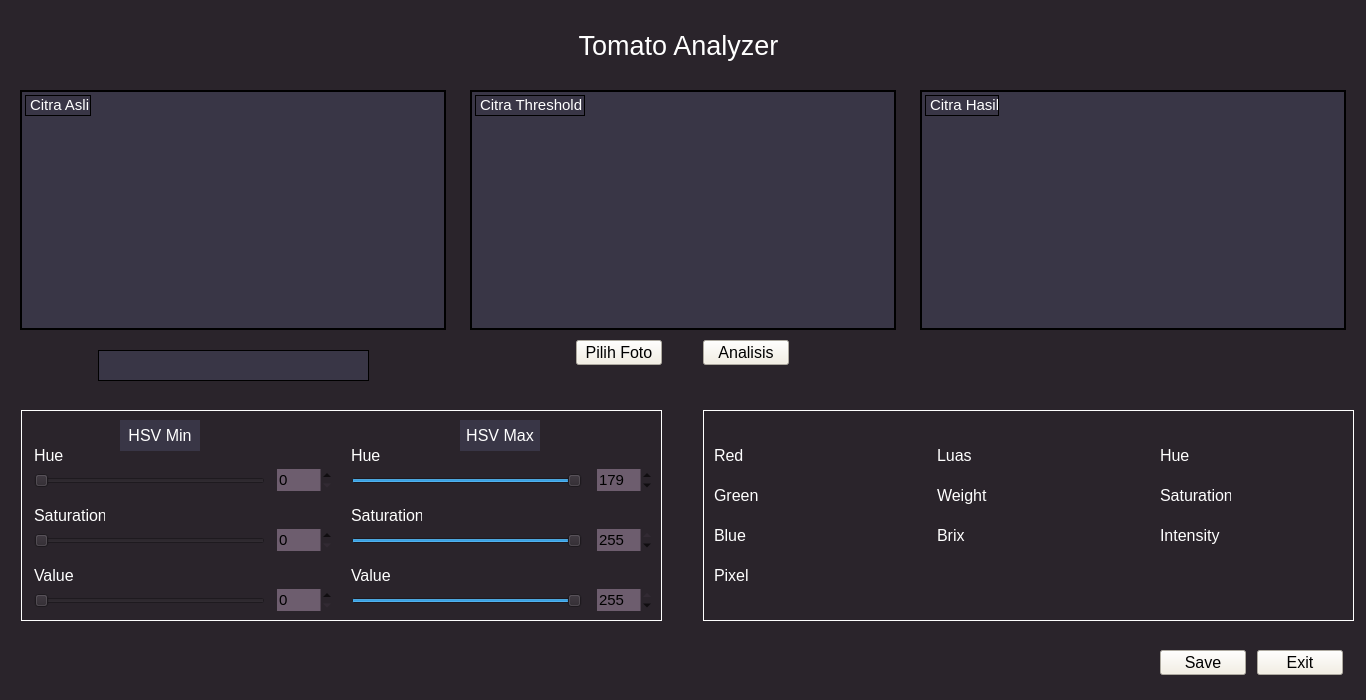
<?xml version="1.0" encoding="UTF-8"?>
<ui version="4.0">
 <class>MainWindow</class>
 <widget class="QMainWindow" name="MainWindow">
  <property name="geometry">
   <rect>
    <x>0</x>
    <y>0</y>
    <width>1366</width>
    <height>700</height>
   </rect>
  </property>
  <property name="windowTitle">
   <string>MainWindow</string>
  </property>
  <property name="styleSheet">
   <string notr="true">background-color: rgb(42, 36, 43);</string>
  </property>
  <widget class="QWidget" name="centralwidget">
   <property name="font">
    <font>
     <family>Tahoma</family>
     <pointsize>12</pointsize>
    </font>
   </property>
   <widget class="QPushButton" name="Analisis">
    <property name="geometry">
     <rect>
      <x>703</x>
      <y>340</y>
      <width>86</width>
      <height>25</height>
     </rect>
    </property>
    <property name="font">
     <font>
      <family>Tahoma</family>
      <pointsize>12</pointsize>
     </font>
    </property>
    <property name="autoFillBackground">
     <bool>false</bool>
    </property>
    <property name="styleSheet">
     <string notr="true">background-color: rgb(244, 238, 224);</string>
    </property>
    <property name="text">
     <string>Analisis</string>
    </property>
    <property name="autoDefault">
     <bool>true</bool>
    </property>
    <property name="default">
     <bool>false</bool>
    </property>
    <property name="flat">
     <bool>false</bool>
    </property>
   </widget>
   <widget class="QPushButton" name="Keluar">
    <property name="geometry">
     <rect>
      <x>1257</x>
      <y>650</y>
      <width>86</width>
      <height>25</height>
     </rect>
    </property>
    <property name="font">
     <font>
      <family>Tahoma</family>
      <pointsize>12</pointsize>
     </font>
    </property>
    <property name="autoFillBackground">
     <bool>false</bool>
    </property>
    <property name="styleSheet">
     <string notr="true">background-color: rgb(244, 238, 224);</string>
    </property>
    <property name="text">
     <string>Exit</string>
    </property>
   </widget>
   <widget class="QPushButton" name="OpenFile">
    <property name="geometry">
     <rect>
      <x>576</x>
      <y>340</y>
      <width>86</width>
      <height>25</height>
     </rect>
    </property>
    <property name="font">
     <font>
      <family>Tahoma</family>
      <pointsize>12</pointsize>
     </font>
    </property>
    <property name="autoFillBackground">
     <bool>false</bool>
    </property>
    <property name="styleSheet">
     <string notr="true">background-color: rgb(244, 238, 224);</string>
    </property>
    <property name="text">
     <string>Pilih Foto</string>
    </property>
    <property name="autoDefault">
     <bool>true</bool>
    </property>
    <property name="default">
     <bool>false</bool>
    </property>
    <property name="flat">
     <bool>false</bool>
    </property>
   </widget>
   <widget class="QLabel" name="FotoAwal">
    <property name="geometry">
     <rect>
      <x>20</x>
      <y>90</y>
      <width>426</width>
      <height>240</height>
     </rect>
    </property>
    <property name="autoFillBackground">
     <bool>false</bool>
    </property>
    <property name="styleSheet">
     <string notr="true">background-color: rgb(57, 54, 70);</string>
    </property>
    <property name="frameShape">
     <enum>QFrame::Box</enum>
    </property>
    <property name="frameShadow">
     <enum>QFrame::Plain</enum>
    </property>
    <property name="lineWidth">
     <number>2</number>
    </property>
    <property name="text">
     <string/>
    </property>
    <property name="scaledContents">
     <bool>true</bool>
    </property>
   </widget>
   <widget class="QLabel" name="FotoAkhir">
    <property name="geometry">
     <rect>
      <x>920</x>
      <y>90</y>
      <width>426</width>
      <height>240</height>
     </rect>
    </property>
    <property name="autoFillBackground">
     <bool>false</bool>
    </property>
    <property name="styleSheet">
     <string notr="true">background-color: rgb(57, 54, 70);</string>
    </property>
    <property name="frameShape">
     <enum>QFrame::Box</enum>
    </property>
    <property name="frameShadow">
     <enum>QFrame::Plain</enum>
    </property>
    <property name="lineWidth">
     <number>2</number>
    </property>
    <property name="text">
     <string/>
    </property>
    <property name="scaledContents">
     <bool>true</bool>
    </property>
   </widget>
   <widget class="QLabel" name="Judul">
    <property name="geometry">
     <rect>
      <x>578</x>
      <y>30</y>
      <width>201</width>
      <height>31</height>
     </rect>
    </property>
    <property name="font">
     <font>
      <family>Tahoma</family>
      <pointsize>20</pointsize>
     </font>
    </property>
    <property name="autoFillBackground">
     <bool>false</bool>
    </property>
    <property name="styleSheet">
     <string notr="true"/>
    </property>
    <property name="frameShape">
     <enum>QFrame::NoFrame</enum>
    </property>
    <property name="text">
     <string>&lt;html&gt;&lt;head/&gt;&lt;body&gt;&lt;p&gt;&lt;span style=&quot; color:#ffffff;&quot;&gt;Tomato Analyzer&lt;/span&gt;&lt;/p&gt;&lt;/body&gt;&lt;/html&gt;</string>
    </property>
    <property name="alignment">
     <set>Qt::AlignCenter</set>
    </property>
   </widget>
   <widget class="QLabel" name="label_GambarAwal">
    <property name="geometry">
     <rect>
      <x>25</x>
      <y>95</y>
      <width>66</width>
      <height>21</height>
     </rect>
    </property>
    <property name="font">
     <font>
      <family>Tahoma</family>
      <pointsize>11</pointsize>
     </font>
    </property>
    <property name="styleSheet">
     <string notr="true">background-color: rgb(57, 54, 70);</string>
    </property>
    <property name="frameShape">
     <enum>QFrame::Box</enum>
    </property>
    <property name="text">
     <string>&lt;html&gt;&lt;head/&gt;&lt;body&gt;&lt;p&gt;&lt;span style=&quot; color:#ffffff;&quot;&gt;Citra Asli&lt;/span&gt;&lt;/p&gt;&lt;/body&gt;&lt;/html&gt;</string>
    </property>
   </widget>
   <widget class="QLabel" name="label_FotoAkhir">
    <property name="geometry">
     <rect>
      <x>925</x>
      <y>95</y>
      <width>74</width>
      <height>21</height>
     </rect>
    </property>
    <property name="font">
     <font>
      <family>Tahoma</family>
      <pointsize>11</pointsize>
     </font>
    </property>
    <property name="styleSheet">
     <string notr="true">background-color: rgb(57, 54, 70);</string>
    </property>
    <property name="frameShape">
     <enum>QFrame::Box</enum>
    </property>
    <property name="text">
     <string>&lt;html&gt;&lt;head/&gt;&lt;body&gt;&lt;p&gt;&lt;span style=&quot; color:#ffffff;&quot;&gt;Citra Hasil&lt;/span&gt;&lt;/p&gt;&lt;/body&gt;&lt;/html&gt;</string>
    </property>
   </widget>
   <widget class="QLabel" name="label_red">
    <property name="geometry">
     <rect>
      <x>714</x>
      <y>440</y>
      <width>71</width>
      <height>31</height>
     </rect>
    </property>
    <property name="font">
     <font>
      <family>Tahoma</family>
      <pointsize>12</pointsize>
     </font>
    </property>
    <property name="styleSheet">
     <string notr="true"/>
    </property>
    <property name="frameShape">
     <enum>QFrame::NoFrame</enum>
    </property>
    <property name="text">
     <string>&lt;html&gt;&lt;head/&gt;&lt;body&gt;&lt;p&gt;&lt;span style=&quot; color:#ffffff;&quot;&gt;Red&lt;/span&gt;&lt;/p&gt;&lt;/body&gt;&lt;/html&gt;</string>
    </property>
   </widget>
   <widget class="QLabel" name="label_green">
    <property name="geometry">
     <rect>
      <x>714</x>
      <y>480</y>
      <width>71</width>
      <height>31</height>
     </rect>
    </property>
    <property name="font">
     <font>
      <family>Tahoma</family>
      <pointsize>12</pointsize>
     </font>
    </property>
    <property name="styleSheet">
     <string notr="true"/>
    </property>
    <property name="frameShape">
     <enum>QFrame::NoFrame</enum>
    </property>
    <property name="text">
     <string>&lt;html&gt;&lt;head/&gt;&lt;body&gt;&lt;p&gt;&lt;span style=&quot; color:#ffffff;&quot;&gt;Green&lt;/span&gt;&lt;/p&gt;&lt;/body&gt;&lt;/html&gt;</string>
    </property>
    <property name="alignment">
     <set>Qt::AlignJustify|Qt::AlignVCenter</set>
    </property>
   </widget>
   <widget class="QLabel" name="label_blue">
    <property name="geometry">
     <rect>
      <x>714</x>
      <y>560</y>
      <width>71</width>
      <height>31</height>
     </rect>
    </property>
    <property name="font">
     <font>
      <family>Tahoma</family>
      <pointsize>12</pointsize>
     </font>
    </property>
    <property name="styleSheet">
     <string notr="true"/>
    </property>
    <property name="frameShape">
     <enum>QFrame::NoFrame</enum>
    </property>
    <property name="text">
     <string>&lt;html&gt;&lt;head/&gt;&lt;body&gt;&lt;p&gt;&lt;span style=&quot; color:#ffffff;&quot;&gt;Pixel&lt;/span&gt;&lt;/p&gt;&lt;/body&gt;&lt;/html&gt;</string>
    </property>
   </widget>
   <widget class="QLabel" name="label_pixel">
    <property name="geometry">
     <rect>
      <x>714</x>
      <y>520</y>
      <width>71</width>
      <height>31</height>
     </rect>
    </property>
    <property name="font">
     <font>
      <family>Tahoma</family>
      <pointsize>12</pointsize>
     </font>
    </property>
    <property name="styleSheet">
     <string notr="true"/>
    </property>
    <property name="frameShape">
     <enum>QFrame::NoFrame</enum>
    </property>
    <property name="text">
     <string>&lt;html&gt;&lt;head/&gt;&lt;body&gt;&lt;p&gt;&lt;span style=&quot; color:#ffffff;&quot;&gt;Blue&lt;/span&gt;&lt;/p&gt;&lt;/body&gt;&lt;/html&gt;</string>
    </property>
   </widget>
   <widget class="QLabel" name="label_area">
    <property name="geometry">
     <rect>
      <x>937</x>
      <y>440</y>
      <width>71</width>
      <height>31</height>
     </rect>
    </property>
    <property name="font">
     <font>
      <family>Tahoma</family>
      <pointsize>12</pointsize>
     </font>
    </property>
    <property name="styleSheet">
     <string notr="true"/>
    </property>
    <property name="frameShape">
     <enum>QFrame::NoFrame</enum>
    </property>
    <property name="text">
     <string>&lt;html&gt;&lt;head/&gt;&lt;body&gt;&lt;p&gt;&lt;span style=&quot; color:#ffffff;&quot;&gt;Luas&lt;/span&gt;&lt;/p&gt;&lt;/body&gt;&lt;/html&gt;</string>
    </property>
   </widget>
   <widget class="QLabel" name="label_weight">
    <property name="geometry">
     <rect>
      <x>937</x>
      <y>480</y>
      <width>71</width>
      <height>31</height>
     </rect>
    </property>
    <property name="font">
     <font>
      <family>Tahoma</family>
      <pointsize>12</pointsize>
     </font>
    </property>
    <property name="styleSheet">
     <string notr="true"/>
    </property>
    <property name="frameShape">
     <enum>QFrame::NoFrame</enum>
    </property>
    <property name="text">
     <string>&lt;html&gt;&lt;head/&gt;&lt;body&gt;&lt;p&gt;&lt;span style=&quot; color:#ffffff;&quot;&gt;Weight&lt;/span&gt;&lt;/p&gt;&lt;/body&gt;&lt;/html&gt;</string>
    </property>
   </widget>
   <widget class="QLabel" name="label_brix">
    <property name="geometry">
     <rect>
      <x>937</x>
      <y>520</y>
      <width>71</width>
      <height>31</height>
     </rect>
    </property>
    <property name="font">
     <font>
      <family>Tahoma</family>
      <pointsize>12</pointsize>
     </font>
    </property>
    <property name="styleSheet">
     <string notr="true"/>
    </property>
    <property name="frameShape">
     <enum>QFrame::NoFrame</enum>
    </property>
    <property name="text">
     <string>&lt;html&gt;&lt;head/&gt;&lt;body&gt;&lt;p&gt;&lt;span style=&quot; color:#ffffff;&quot;&gt;Brix&lt;/span&gt;&lt;/p&gt;&lt;/body&gt;&lt;/html&gt;</string>
    </property>
   </widget>
   <widget class="QTextEdit" name="nilai_red">
    <property name="geometry">
     <rect>
      <x>795</x>
      <y>440</y>
      <width>100</width>
      <height>31</height>
     </rect>
    </property>
    <property name="font">
     <font>
      <family>Tahoma</family>
      <pointsize>12</pointsize>
     </font>
    </property>
    <property name="styleSheet">
     <string notr="true"/>
    </property>
    <property name="frameShape">
     <enum>QFrame::NoFrame</enum>
    </property>
    <property name="frameShadow">
     <enum>QFrame::Plain</enum>
    </property>
   </widget>
   <widget class="QTextEdit" name="nilai_green">
    <property name="geometry">
     <rect>
      <x>795</x>
      <y>480</y>
      <width>100</width>
      <height>31</height>
     </rect>
    </property>
    <property name="font">
     <font>
      <family>Tahoma</family>
      <pointsize>12</pointsize>
     </font>
    </property>
    <property name="styleSheet">
     <string notr="true"/>
    </property>
    <property name="frameShape">
     <enum>QFrame::NoFrame</enum>
    </property>
    <property name="frameShadow">
     <enum>QFrame::Plain</enum>
    </property>
   </widget>
   <widget class="QTextEdit" name="nilai_blue">
    <property name="geometry">
     <rect>
      <x>795</x>
      <y>520</y>
      <width>100</width>
      <height>31</height>
     </rect>
    </property>
    <property name="font">
     <font>
      <family>Tahoma</family>
      <pointsize>12</pointsize>
     </font>
    </property>
    <property name="styleSheet">
     <string notr="true"/>
    </property>
    <property name="frameShape">
     <enum>QFrame::NoFrame</enum>
    </property>
    <property name="frameShadow">
     <enum>QFrame::Plain</enum>
    </property>
   </widget>
   <widget class="QTextEdit" name="nilai_pixel">
    <property name="geometry">
     <rect>
      <x>795</x>
      <y>560</y>
      <width>100</width>
      <height>31</height>
     </rect>
    </property>
    <property name="font">
     <font>
      <family>Tahoma</family>
      <pointsize>12</pointsize>
     </font>
    </property>
    <property name="styleSheet">
     <string notr="true"/>
    </property>
    <property name="frameShape">
     <enum>QFrame::NoFrame</enum>
    </property>
    <property name="frameShadow">
     <enum>QFrame::Plain</enum>
    </property>
   </widget>
   <widget class="QTextEdit" name="nilai_area">
    <property name="geometry">
     <rect>
      <x>1018</x>
      <y>440</y>
      <width>131</width>
      <height>31</height>
     </rect>
    </property>
    <property name="font">
     <font>
      <family>Tahoma</family>
      <pointsize>12</pointsize>
     </font>
    </property>
    <property name="styleSheet">
     <string notr="true"/>
    </property>
    <property name="frameShape">
     <enum>QFrame::NoFrame</enum>
    </property>
    <property name="frameShadow">
     <enum>QFrame::Plain</enum>
    </property>
   </widget>
   <widget class="QTextEdit" name="nilai_weight">
    <property name="geometry">
     <rect>
      <x>1018</x>
      <y>480</y>
      <width>131</width>
      <height>31</height>
     </rect>
    </property>
    <property name="font">
     <font>
      <family>Tahoma</family>
      <pointsize>12</pointsize>
     </font>
    </property>
    <property name="styleSheet">
     <string notr="true"/>
    </property>
    <property name="frameShape">
     <enum>QFrame::NoFrame</enum>
    </property>
    <property name="frameShadow">
     <enum>QFrame::Plain</enum>
    </property>
   </widget>
   <widget class="QTextEdit" name="nilai_brix">
    <property name="geometry">
     <rect>
      <x>1018</x>
      <y>520</y>
      <width>100</width>
      <height>31</height>
     </rect>
    </property>
    <property name="font">
     <font>
      <family>Tahoma</family>
      <pointsize>12</pointsize>
     </font>
    </property>
    <property name="styleSheet">
     <string notr="true"/>
    </property>
    <property name="frameShape">
     <enum>QFrame::NoFrame</enum>
    </property>
    <property name="frameShadow">
     <enum>QFrame::Plain</enum>
    </property>
   </widget>
   <widget class="QSlider" name="slider_HMin">
    <property name="geometry">
     <rect>
      <x>34</x>
      <y>470</y>
      <width>231</width>
      <height>22</height>
     </rect>
    </property>
    <property name="maximum">
     <number>179</number>
    </property>
    <property name="orientation">
     <enum>Qt::Horizontal</enum>
    </property>
   </widget>
   <widget class="QSlider" name="slider_SMin">
    <property name="geometry">
     <rect>
      <x>34</x>
      <y>530</y>
      <width>231</width>
      <height>22</height>
     </rect>
    </property>
    <property name="maximum">
     <number>255</number>
    </property>
    <property name="orientation">
     <enum>Qt::Horizontal</enum>
    </property>
   </widget>
   <widget class="QLabel" name="label_hMin">
    <property name="geometry">
     <rect>
      <x>34</x>
      <y>445</y>
      <width>71</width>
      <height>21</height>
     </rect>
    </property>
    <property name="font">
     <font>
      <family>Tahoma</family>
      <pointsize>12</pointsize>
     </font>
    </property>
    <property name="styleSheet">
     <string notr="true"/>
    </property>
    <property name="frameShape">
     <enum>QFrame::NoFrame</enum>
    </property>
    <property name="text">
     <string>&lt;html&gt;&lt;head/&gt;&lt;body&gt;&lt;p&gt;&lt;span style=&quot; color:#ffffff;&quot;&gt;Hue&lt;/span&gt;&lt;/p&gt;&lt;/body&gt;&lt;/html&gt;</string>
    </property>
   </widget>
   <widget class="QLabel" name="label_sMin">
    <property name="geometry">
     <rect>
      <x>34</x>
      <y>505</y>
      <width>71</width>
      <height>21</height>
     </rect>
    </property>
    <property name="font">
     <font>
      <family>Tahoma</family>
      <pointsize>12</pointsize>
     </font>
    </property>
    <property name="styleSheet">
     <string notr="true"/>
    </property>
    <property name="frameShape">
     <enum>QFrame::NoFrame</enum>
    </property>
    <property name="text">
     <string>&lt;html&gt;&lt;head/&gt;&lt;body&gt;&lt;p&gt;&lt;span style=&quot; color:#ffffff;&quot;&gt;Saturation&lt;/span&gt;&lt;/p&gt;&lt;/body&gt;&lt;/html&gt;</string>
    </property>
   </widget>
   <widget class="QLabel" name="label_saturation">
    <property name="geometry">
     <rect>
      <x>1160</x>
      <y>480</y>
      <width>71</width>
      <height>31</height>
     </rect>
    </property>
    <property name="font">
     <font>
      <family>Tahoma</family>
      <pointsize>12</pointsize>
     </font>
    </property>
    <property name="styleSheet">
     <string notr="true"/>
    </property>
    <property name="frameShape">
     <enum>QFrame::NoFrame</enum>
    </property>
    <property name="text">
     <string>&lt;html&gt;&lt;head/&gt;&lt;body&gt;&lt;p&gt;&lt;span style=&quot; color:#ffffff;&quot;&gt;Saturation&lt;/span&gt;&lt;/p&gt;&lt;/body&gt;&lt;/html&gt;</string>
    </property>
   </widget>
   <widget class="QTextEdit" name="nilai_hue">
    <property name="geometry">
     <rect>
      <x>1241</x>
      <y>440</y>
      <width>100</width>
      <height>31</height>
     </rect>
    </property>
    <property name="font">
     <font>
      <family>Tahoma</family>
      <pointsize>12</pointsize>
     </font>
    </property>
    <property name="styleSheet">
     <string notr="true"/>
    </property>
    <property name="frameShape">
     <enum>QFrame::NoFrame</enum>
    </property>
    <property name="frameShadow">
     <enum>QFrame::Plain</enum>
    </property>
   </widget>
   <widget class="QLabel" name="label_Hue">
    <property name="geometry">
     <rect>
      <x>1160</x>
      <y>440</y>
      <width>71</width>
      <height>31</height>
     </rect>
    </property>
    <property name="font">
     <font>
      <family>Tahoma</family>
      <pointsize>12</pointsize>
     </font>
    </property>
    <property name="styleSheet">
     <string notr="true"/>
    </property>
    <property name="frameShape">
     <enum>QFrame::NoFrame</enum>
    </property>
    <property name="text">
     <string>&lt;html&gt;&lt;head/&gt;&lt;body&gt;&lt;p&gt;&lt;span style=&quot; color:#ffffff;&quot;&gt;Hue&lt;/span&gt;&lt;/p&gt;&lt;/body&gt;&lt;/html&gt;</string>
    </property>
   </widget>
   <widget class="QTextEdit" name="nilai_intensity">
    <property name="geometry">
     <rect>
      <x>1241</x>
      <y>520</y>
      <width>100</width>
      <height>31</height>
     </rect>
    </property>
    <property name="font">
     <font>
      <family>Tahoma</family>
      <pointsize>12</pointsize>
     </font>
    </property>
    <property name="styleSheet">
     <string notr="true"/>
    </property>
    <property name="frameShape">
     <enum>QFrame::NoFrame</enum>
    </property>
    <property name="frameShadow">
     <enum>QFrame::Plain</enum>
    </property>
   </widget>
   <widget class="QTextEdit" name="nilai_saturation">
    <property name="geometry">
     <rect>
      <x>1241</x>
      <y>480</y>
      <width>100</width>
      <height>31</height>
     </rect>
    </property>
    <property name="font">
     <font>
      <family>Tahoma</family>
      <pointsize>12</pointsize>
     </font>
    </property>
    <property name="styleSheet">
     <string notr="true"/>
    </property>
    <property name="frameShape">
     <enum>QFrame::NoFrame</enum>
    </property>
    <property name="frameShadow">
     <enum>QFrame::Plain</enum>
    </property>
   </widget>
   <widget class="QLabel" name="label_intensity">
    <property name="geometry">
     <rect>
      <x>1160</x>
      <y>520</y>
      <width>71</width>
      <height>31</height>
     </rect>
    </property>
    <property name="font">
     <font>
      <family>Tahoma</family>
      <pointsize>12</pointsize>
     </font>
    </property>
    <property name="styleSheet">
     <string notr="true"/>
    </property>
    <property name="frameShape">
     <enum>QFrame::NoFrame</enum>
    </property>
    <property name="text">
     <string>&lt;html&gt;&lt;head/&gt;&lt;body&gt;&lt;p&gt;&lt;span style=&quot; color:#ffffff;&quot;&gt;Intensity&lt;/span&gt;&lt;/p&gt;&lt;/body&gt;&lt;/html&gt;</string>
    </property>
   </widget>
   <widget class="QLabel" name="tomat">
    <property name="geometry">
     <rect>
      <x>532</x>
      <y>22</y>
      <width>50</width>
      <height>50</height>
     </rect>
    </property>
    <property name="text">
     <string/>
    </property>
    <property name="pixmap">
     <pixmap>tomat.png</pixmap>
    </property>
    <property name="scaledContents">
     <bool>true</bool>
    </property>
    <property name="alignment">
     <set>Qt::AlignCenter</set>
    </property>
   </widget>
   <widget class="QSlider" name="slider_VMin">
    <property name="geometry">
     <rect>
      <x>34</x>
      <y>590</y>
      <width>231</width>
      <height>22</height>
     </rect>
    </property>
    <property name="maximum">
     <number>255</number>
    </property>
    <property name="orientation">
     <enum>Qt::Horizontal</enum>
    </property>
   </widget>
   <widget class="QLabel" name="label_vMin">
    <property name="geometry">
     <rect>
      <x>34</x>
      <y>565</y>
      <width>71</width>
      <height>21</height>
     </rect>
    </property>
    <property name="font">
     <font>
      <family>Tahoma</family>
      <pointsize>12</pointsize>
     </font>
    </property>
    <property name="styleSheet">
     <string notr="true"/>
    </property>
    <property name="frameShape">
     <enum>QFrame::NoFrame</enum>
    </property>
    <property name="text">
     <string>&lt;html&gt;&lt;head/&gt;&lt;body&gt;&lt;p&gt;&lt;span style=&quot; color:#ffffff;&quot;&gt;Value&lt;/span&gt;&lt;/p&gt;&lt;/body&gt;&lt;/html&gt;</string>
    </property>
   </widget>
   <widget class="QSlider" name="slider_HMax">
    <property name="geometry">
     <rect>
      <x>351</x>
      <y>470</y>
      <width>231</width>
      <height>22</height>
     </rect>
    </property>
    <property name="styleSheet">
     <string notr="true">gridline-color: rgb(255, 0, 0);</string>
    </property>
    <property name="maximum">
     <number>179</number>
    </property>
    <property name="value">
     <number>179</number>
    </property>
    <property name="orientation">
     <enum>Qt::Horizontal</enum>
    </property>
   </widget>
   <widget class="QSlider" name="slider_SMax">
    <property name="geometry">
     <rect>
      <x>351</x>
      <y>530</y>
      <width>231</width>
      <height>22</height>
     </rect>
    </property>
    <property name="maximum">
     <number>255</number>
    </property>
    <property name="value">
     <number>255</number>
    </property>
    <property name="orientation">
     <enum>Qt::Horizontal</enum>
    </property>
   </widget>
   <widget class="QLabel" name="label_vMax">
    <property name="geometry">
     <rect>
      <x>351</x>
      <y>565</y>
      <width>71</width>
      <height>21</height>
     </rect>
    </property>
    <property name="font">
     <font>
      <family>Tahoma</family>
      <pointsize>12</pointsize>
     </font>
    </property>
    <property name="styleSheet">
     <string notr="true"/>
    </property>
    <property name="frameShape">
     <enum>QFrame::NoFrame</enum>
    </property>
    <property name="text">
     <string>&lt;html&gt;&lt;head/&gt;&lt;body&gt;&lt;p&gt;&lt;span style=&quot; color:#ffffff;&quot;&gt;Value&lt;/span&gt;&lt;/p&gt;&lt;/body&gt;&lt;/html&gt;</string>
    </property>
   </widget>
   <widget class="QLabel" name="label_hMax">
    <property name="geometry">
     <rect>
      <x>351</x>
      <y>445</y>
      <width>71</width>
      <height>21</height>
     </rect>
    </property>
    <property name="font">
     <font>
      <family>Tahoma</family>
      <pointsize>12</pointsize>
     </font>
    </property>
    <property name="styleSheet">
     <string notr="true"/>
    </property>
    <property name="frameShape">
     <enum>QFrame::NoFrame</enum>
    </property>
    <property name="text">
     <string>&lt;html&gt;&lt;head/&gt;&lt;body&gt;&lt;p&gt;&lt;span style=&quot; color:#ffffff;&quot;&gt;Hue&lt;/span&gt;&lt;/p&gt;&lt;/body&gt;&lt;/html&gt;</string>
    </property>
   </widget>
   <widget class="QLabel" name="label_sMax">
    <property name="geometry">
     <rect>
      <x>351</x>
      <y>505</y>
      <width>71</width>
      <height>21</height>
     </rect>
    </property>
    <property name="font">
     <font>
      <family>Tahoma</family>
      <pointsize>12</pointsize>
     </font>
    </property>
    <property name="styleSheet">
     <string notr="true"/>
    </property>
    <property name="frameShape">
     <enum>QFrame::NoFrame</enum>
    </property>
    <property name="text">
     <string>&lt;html&gt;&lt;head/&gt;&lt;body&gt;&lt;p&gt;&lt;span style=&quot; color:#ffffff;&quot;&gt;Saturation&lt;/span&gt;&lt;/p&gt;&lt;/body&gt;&lt;/html&gt;</string>
    </property>
   </widget>
   <widget class="QSlider" name="slider_VMax">
    <property name="geometry">
     <rect>
      <x>351</x>
      <y>590</y>
      <width>231</width>
      <height>22</height>
     </rect>
    </property>
    <property name="maximum">
     <number>255</number>
    </property>
    <property name="value">
     <number>255</number>
    </property>
    <property name="orientation">
     <enum>Qt::Horizontal</enum>
    </property>
   </widget>
   <widget class="QSpinBox" name="H_Min">
    <property name="geometry">
     <rect>
      <x>277</x>
      <y>469</y>
      <width>55</width>
      <height>22</height>
     </rect>
    </property>
    <property name="font">
     <font>
      <family>Tahoma</family>
      <pointsize>11</pointsize>
     </font>
    </property>
    <property name="styleSheet">
     <string notr="true">background-color: rgb(109, 93, 110);</string>
    </property>
    <property name="frame">
     <bool>false</bool>
    </property>
    <property name="keyboardTracking">
     <bool>false</bool>
    </property>
    <property name="maximum">
     <number>179</number>
    </property>
    <property name="value">
     <number>0</number>
    </property>
   </widget>
   <widget class="QSpinBox" name="S_Min">
    <property name="geometry">
     <rect>
      <x>277</x>
      <y>529</y>
      <width>55</width>
      <height>22</height>
     </rect>
    </property>
    <property name="font">
     <font>
      <family>Tahoma</family>
      <pointsize>11</pointsize>
     </font>
    </property>
    <property name="styleSheet">
     <string notr="true">background-color: rgb(109, 93, 110);</string>
    </property>
    <property name="frame">
     <bool>false</bool>
    </property>
    <property name="keyboardTracking">
     <bool>false</bool>
    </property>
    <property name="maximum">
     <number>255</number>
    </property>
    <property name="value">
     <number>0</number>
    </property>
   </widget>
   <widget class="QSpinBox" name="V_Min">
    <property name="geometry">
     <rect>
      <x>277</x>
      <y>589</y>
      <width>55</width>
      <height>22</height>
     </rect>
    </property>
    <property name="font">
     <font>
      <family>Tahoma</family>
      <pointsize>11</pointsize>
     </font>
    </property>
    <property name="styleSheet">
     <string notr="true">background-color: rgb(109, 93, 110);</string>
    </property>
    <property name="frame">
     <bool>false</bool>
    </property>
    <property name="keyboardTracking">
     <bool>false</bool>
    </property>
    <property name="maximum">
     <number>255</number>
    </property>
    <property name="value">
     <number>0</number>
    </property>
   </widget>
   <widget class="QSpinBox" name="H_Max">
    <property name="geometry">
     <rect>
      <x>597</x>
      <y>469</y>
      <width>55</width>
      <height>22</height>
     </rect>
    </property>
    <property name="font">
     <font>
      <family>Tahoma</family>
      <pointsize>11</pointsize>
     </font>
    </property>
    <property name="styleSheet">
     <string notr="true">background-color: rgb(109, 93, 110);</string>
    </property>
    <property name="wrapping">
     <bool>true</bool>
    </property>
    <property name="frame">
     <bool>false</bool>
    </property>
    <property name="buttonSymbols">
     <enum>QAbstractSpinBox::UpDownArrows</enum>
    </property>
    <property name="keyboardTracking">
     <bool>false</bool>
    </property>
    <property name="maximum">
     <number>179</number>
    </property>
    <property name="value">
     <number>179</number>
    </property>
   </widget>
   <widget class="QSpinBox" name="V_Max">
    <property name="geometry">
     <rect>
      <x>597</x>
      <y>589</y>
      <width>55</width>
      <height>22</height>
     </rect>
    </property>
    <property name="font">
     <font>
      <family>Tahoma</family>
      <pointsize>11</pointsize>
     </font>
    </property>
    <property name="styleSheet">
     <string notr="true">background-color: rgb(109, 93, 110);</string>
    </property>
    <property name="frame">
     <bool>false</bool>
    </property>
    <property name="keyboardTracking">
     <bool>false</bool>
    </property>
    <property name="maximum">
     <number>255</number>
    </property>
    <property name="value">
     <number>255</number>
    </property>
   </widget>
   <widget class="QSpinBox" name="S_Max">
    <property name="geometry">
     <rect>
      <x>597</x>
      <y>529</y>
      <width>55</width>
      <height>22</height>
     </rect>
    </property>
    <property name="font">
     <font>
      <family>Tahoma</family>
      <pointsize>11</pointsize>
     </font>
    </property>
    <property name="styleSheet">
     <string notr="true">background-color: rgb(109, 93, 110);</string>
    </property>
    <property name="frame">
     <bool>false</bool>
    </property>
    <property name="keyboardTracking">
     <bool>false</bool>
    </property>
    <property name="maximum">
     <number>255</number>
    </property>
    <property name="value">
     <number>255</number>
    </property>
   </widget>
   <widget class="QLabel" name="label_hsvmin">
    <property name="geometry">
     <rect>
      <x>120</x>
      <y>420</y>
      <width>80</width>
      <height>31</height>
     </rect>
    </property>
    <property name="font">
     <font>
      <family>Tahoma</family>
      <pointsize>12</pointsize>
     </font>
    </property>
    <property name="styleSheet">
     <string notr="true">background-color: rgb(57, 54, 70);</string>
    </property>
    <property name="frameShape">
     <enum>QFrame::NoFrame</enum>
    </property>
    <property name="text">
     <string>&lt;html&gt;&lt;head/&gt;&lt;body&gt;&lt;p&gt;&lt;span style=&quot; color:#ffffff;&quot;&gt;HSV Min&lt;/span&gt;&lt;/p&gt;&lt;/body&gt;&lt;/html&gt;</string>
    </property>
    <property name="alignment">
     <set>Qt::AlignCenter</set>
    </property>
   </widget>
   <widget class="QLabel" name="label_hsvmax">
    <property name="geometry">
     <rect>
      <x>460</x>
      <y>420</y>
      <width>80</width>
      <height>31</height>
     </rect>
    </property>
    <property name="font">
     <font>
      <family>Tahoma</family>
      <pointsize>12</pointsize>
     </font>
    </property>
    <property name="styleSheet">
     <string notr="true">background-color: rgb(57, 54, 70);</string>
    </property>
    <property name="frameShape">
     <enum>QFrame::NoFrame</enum>
    </property>
    <property name="text">
     <string>&lt;html&gt;&lt;head/&gt;&lt;body&gt;&lt;p&gt;&lt;span style=&quot; color:#ffffff;&quot;&gt;HSV Max&lt;/span&gt;&lt;/p&gt;&lt;/body&gt;&lt;/html&gt;</string>
    </property>
    <property name="alignment">
     <set>Qt::AlignCenter</set>
    </property>
   </widget>
   <widget class="QPushButton" name="Simpan">
    <property name="geometry">
     <rect>
      <x>1160</x>
      <y>650</y>
      <width>86</width>
      <height>25</height>
     </rect>
    </property>
    <property name="font">
     <font>
      <family>Tahoma</family>
      <pointsize>12</pointsize>
     </font>
    </property>
    <property name="autoFillBackground">
     <bool>false</bool>
    </property>
    <property name="styleSheet">
     <string notr="true">background-color: rgb(244, 238, 224);</string>
    </property>
    <property name="text">
     <string>Save</string>
    </property>
   </widget>
   <widget class="QLabel" name="label_NamaFile">
    <property name="geometry">
     <rect>
      <x>98</x>
      <y>350</y>
      <width>271</width>
      <height>31</height>
     </rect>
    </property>
    <property name="font">
     <font>
      <family>Tahoma</family>
      <pointsize>10</pointsize>
     </font>
    </property>
    <property name="styleSheet">
     <string notr="true">background-color: rgb(57, 54, 70);</string>
    </property>
    <property name="frameShape">
     <enum>QFrame::Box</enum>
    </property>
    <property name="text">
     <string>&lt;html&gt;&lt;head/&gt;&lt;body&gt;&lt;p align=&quot;center&quot;&gt;&lt;br/&gt;&lt;/p&gt;&lt;/body&gt;&lt;/html&gt;</string>
    </property>
    <property name="textFormat">
     <enum>Qt::AutoText</enum>
    </property>
   </widget>
   <widget class="QLabel" name="FotoThreshold">
    <property name="geometry">
     <rect>
      <x>470</x>
      <y>90</y>
      <width>426</width>
      <height>240</height>
     </rect>
    </property>
    <property name="autoFillBackground">
     <bool>false</bool>
    </property>
    <property name="styleSheet">
     <string notr="true">background-color: rgb(57, 54, 70);</string>
    </property>
    <property name="frameShape">
     <enum>QFrame::Box</enum>
    </property>
    <property name="frameShadow">
     <enum>QFrame::Plain</enum>
    </property>
    <property name="lineWidth">
     <number>2</number>
    </property>
    <property name="text">
     <string/>
    </property>
    <property name="scaledContents">
     <bool>true</bool>
    </property>
   </widget>
   <widget class="QLabel" name="label_FotoThreshold">
    <property name="geometry">
     <rect>
      <x>475</x>
      <y>95</y>
      <width>110</width>
      <height>21</height>
     </rect>
    </property>
    <property name="font">
     <font>
      <family>Tahoma</family>
      <pointsize>11</pointsize>
     </font>
    </property>
    <property name="styleSheet">
     <string notr="true">background-color: rgb(57, 54, 70);</string>
    </property>
    <property name="frameShape">
     <enum>QFrame::Box</enum>
    </property>
    <property name="text">
     <string>&lt;html&gt;&lt;head/&gt;&lt;body&gt;&lt;p&gt;&lt;span style=&quot; color:#ffffff;&quot;&gt;Citra Threshold&lt;/span&gt;&lt;/p&gt;&lt;/body&gt;&lt;/html&gt;</string>
    </property>
   </widget>
   <widget class="QLabel" name="label_hMax_2">
    <property name="geometry">
     <rect>
      <x>21</x>
      <y>410</y>
      <width>641</width>
      <height>211</height>
     </rect>
    </property>
    <property name="font">
     <font>
      <family>Tahoma</family>
      <pointsize>12</pointsize>
     </font>
    </property>
    <property name="styleSheet">
     <string notr="true">border-color: rgb(255, 255, 255);
color: rgb(255, 255, 255);</string>
    </property>
    <property name="frameShape">
     <enum>QFrame::Box</enum>
    </property>
    <property name="text">
     <string>&lt;html&gt;&lt;head/&gt;&lt;body&gt;&lt;p&gt;&lt;br/&gt;&lt;/p&gt;&lt;/body&gt;&lt;/html&gt;</string>
    </property>
   </widget>
   <widget class="QLabel" name="label_hMax_3">
    <property name="geometry">
     <rect>
      <x>703</x>
      <y>410</y>
      <width>651</width>
      <height>211</height>
     </rect>
    </property>
    <property name="font">
     <font>
      <family>Tahoma</family>
      <pointsize>12</pointsize>
     </font>
    </property>
    <property name="styleSheet">
     <string notr="true">border-color: rgb(255, 255, 255);
color: rgb(255, 255, 255);</string>
    </property>
    <property name="frameShape">
     <enum>QFrame::Box</enum>
    </property>
    <property name="text">
     <string>&lt;html&gt;&lt;head/&gt;&lt;body&gt;&lt;p&gt;&lt;br/&gt;&lt;/p&gt;&lt;/body&gt;&lt;/html&gt;</string>
    </property>
   </widget>
   <zorder>label_hMax_3</zorder>
   <zorder>label_hMax_2</zorder>
   <zorder>tomat</zorder>
   <zorder>Analisis</zorder>
   <zorder>Keluar</zorder>
   <zorder>OpenFile</zorder>
   <zorder>FotoAwal</zorder>
   <zorder>FotoAkhir</zorder>
   <zorder>Judul</zorder>
   <zorder>label_GambarAwal</zorder>
   <zorder>label_FotoAkhir</zorder>
   <zorder>label_red</zorder>
   <zorder>label_green</zorder>
   <zorder>label_blue</zorder>
   <zorder>label_pixel</zorder>
   <zorder>label_area</zorder>
   <zorder>label_weight</zorder>
   <zorder>label_brix</zorder>
   <zorder>nilai_red</zorder>
   <zorder>nilai_green</zorder>
   <zorder>nilai_blue</zorder>
   <zorder>nilai_pixel</zorder>
   <zorder>nilai_area</zorder>
   <zorder>nilai_weight</zorder>
   <zorder>nilai_brix</zorder>
   <zorder>slider_HMin</zorder>
   <zorder>slider_SMin</zorder>
   <zorder>label_hMin</zorder>
   <zorder>label_sMin</zorder>
   <zorder>label_saturation</zorder>
   <zorder>nilai_hue</zorder>
   <zorder>label_Hue</zorder>
   <zorder>nilai_intensity</zorder>
   <zorder>nilai_saturation</zorder>
   <zorder>label_intensity</zorder>
   <zorder>slider_VMin</zorder>
   <zorder>label_vMin</zorder>
   <zorder>slider_HMax</zorder>
   <zorder>slider_SMax</zorder>
   <zorder>label_vMax</zorder>
   <zorder>label_hMax</zorder>
   <zorder>label_sMax</zorder>
   <zorder>slider_VMax</zorder>
   <zorder>H_Min</zorder>
   <zorder>S_Min</zorder>
   <zorder>V_Min</zorder>
   <zorder>H_Max</zorder>
   <zorder>V_Max</zorder>
   <zorder>S_Max</zorder>
   <zorder>label_hsvmin</zorder>
   <zorder>label_hsvmax</zorder>
   <zorder>Simpan</zorder>
   <zorder>label_NamaFile</zorder>
   <zorder>FotoThreshold</zorder>
   <zorder>label_FotoThreshold</zorder>
  </widget>
  <widget class="QStatusBar" name="statusbar"/>
  <action name="simpan">
   <property name="text">
    <string>save</string>
   </property>
  </action>
 </widget>
 <resources/>
 <connections/>
</ui>
